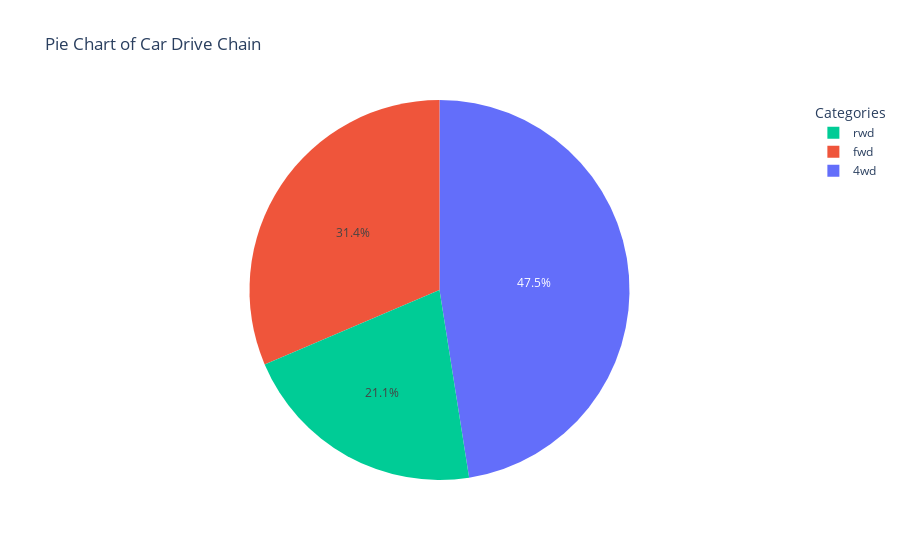

The notebook cell this image was saved under:
### Markdown cell above
The above plots tells that cars with good and excellent condition and 4 & 6 cylinders vehicles sold which means that if dealers have higher inventory in these categories they might make more sales and more profits.

### Code cell
unique_categories = cars['drive'].unique()
fig = px.pie(cars.dropna(), names='drive', title='Pie Chart of Car Drive Chain')
fig.update_layout(
    legend_title_text='Drive',
    legend_traceorder='reversed',
    legend=dict(title=dict(text='Categories'))
)
fig.show()

### Figure 1 — Plotly figure (JSON) as saved in the notebook; plotly's stock layout.template omitted (floating-point values rounded to 4 significant figures; data arrays with more than 128 entries replaced by an {"elided": "..."} marker saying what was removed)
{"data": [{"domain": {"x": [0, 1], "y": [0, 1]}, "hovertemplate": "drive=%{label}<extra></extra>", "labels": {"elided": "34868 str values"}, "legendgroup": "", "name": "", "showlegend": true, "type": "pie"}], "layout": {"legend": {"title": {"text": "Categories"}, "tracegroupgap": 0, "traceorder": "reversed"}, "title": {"text": "Pie Chart of Car Drive Chain"}}}
